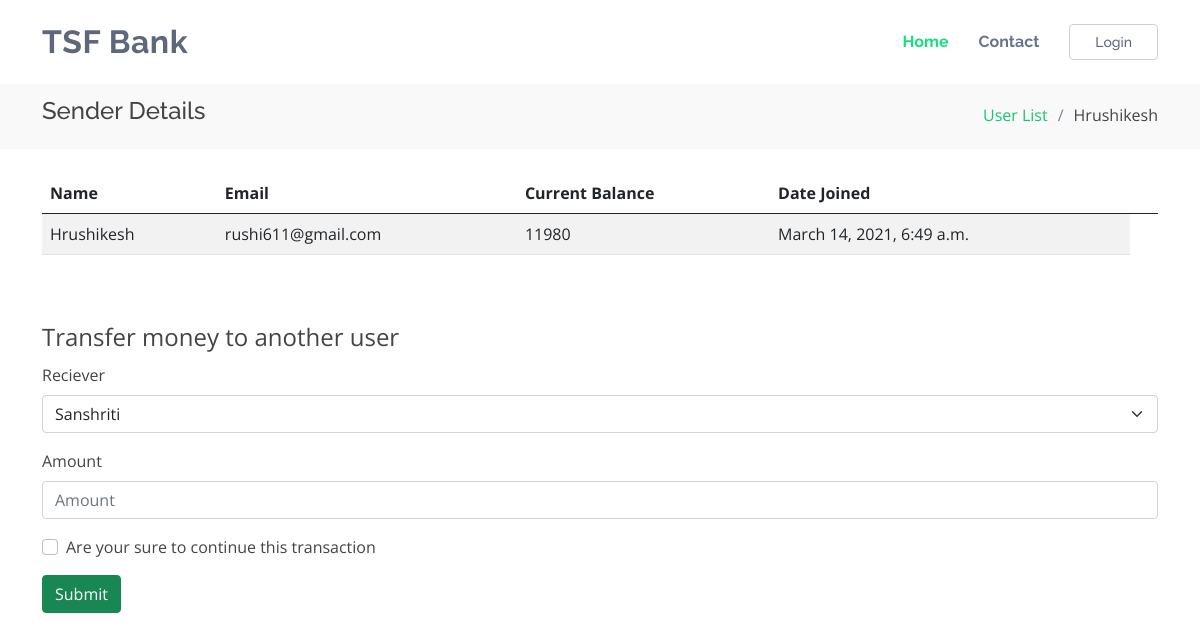
The page /userView/Hrushikesh on the database its author committed.
### core/models.py (models this page shows, shortened)
class User(models.Model):
    name = models.CharField(max_length = 40)
    email = models.EmailField(max_length = 40)
    current_credit = models.IntegerField()
    date = models.DateTimeField(auto_now=True)

### core/views.py (the view)
# urls.py: path('userView/<str:name>',views.userView, name='userView'),
def userView(request,name):
    users = User.objects.all()
    user = User.objects.filter(name = name).first()
    context = {
        'user':user,
        'users':users
    }
    return render(request,'user.html', context)

### templates/user.html (shortened to what this page needs)
{% extends "base.html" %}
{% load static %}
{% block content %}
<main id="main">
    <section class="breadcrumbs">
        <div class="container">
            <div class="d-flex justify-content-between align-items-center">
            <h4>Sender Details</h4>
            <ol>
                <li><a href="{% url 'transfer_list' %}">User List</a></li>
                <li>{{user.name}}</li>
            </ol>
            </div>
        </div>
    </section>
    <br>
    <div class='container'>
        <div class="app-table">
        <table class='table table-striped table-hover'>
            <thead>
                <tr>
                    <th>Name</th>
                    <th>Email</th>
                    <th>Current Balance</th>
                    <th>Date Joined</th>
                    <th></th>
                </tr>
            </thead>
            <tbody>
                <tr>
                    <td>{{user.name}}</td>
                    <td>{{user.email}}</td>
                    <td>{{user.current_credit}}</td>
                    <td>{{user.date}}</td>
                </tr>
            </tbody>
        </table>
        </div>
    </div>
    <br><br>
    <div class='container'>
        <form action="{% url 'confirmation' name=user.name %}" method="POST">
            <fieldset>
                <legend>Transfer money to another user</legend>
                <div class="mb-3">
                <label class="form-label">Reciever</label>
                    <select class="form-select" id="recipient" name="recipient" required>
                        {% for usr in users %}
                        {% ifnotequal usr.name user.name %}
                        <option>{{usr.name}}</option>
                        {% endifnotequal %}
                        {% endfor %}
                    </select>
                </div>
                <div class="mb-3">
                <label class="form-label">Amount</label>
                <input class="form-control" placeholder="Amount" type="number" id="credit" name="credit" required>
                </div>
                <div class="mb-3">
                <div class="form-check">
                    <input class="form-check-input" type="checkbox" id="myCheck" name="myCheck" onclick="myFunction()">
                    <label class="form-check-label">
                    Are your sure to continue this transaction
                    </label>
                </div>
                </div>
                <button type="submit" class="btn btn-success">Submit</button>
            </fieldset>
        </form>
    </div>
</main>
{% endblock %}

### static/css/style.css (style rules this page uses)
body { font-family: "Open Sans", sans-serif; color: #444444; }
a { color: #14c871; text-decoration: none; }
h1, h2, h3, h4, h5, h6 { font-family: "Raleway", sans-serif; }
section { padding: 60px 0; overflow: hidden; }
.breadcrumbs { padding: 15px 0; background: #f9f9fa; min-height: 40px; margin-top: 82px; }
.breadcrumbs ol { display: flex; flex-wrap: wrap; list-style: none; padding: 0; margin: 0; }
.breadcrumbs ol li + li { padding-left: 10px; }
.breadcrumbs ol li + li::before { display: inline-block; padding-right: 10px; color: #778196; content: "/"; }

### rows shown on the page
User: name "Hrushikesh", email "rushi611@gmail.com", current_credit "11980", date "March 14, 2021, 6:49 a.m."

### other values the page prints
form field recipient "Sanshriti"
